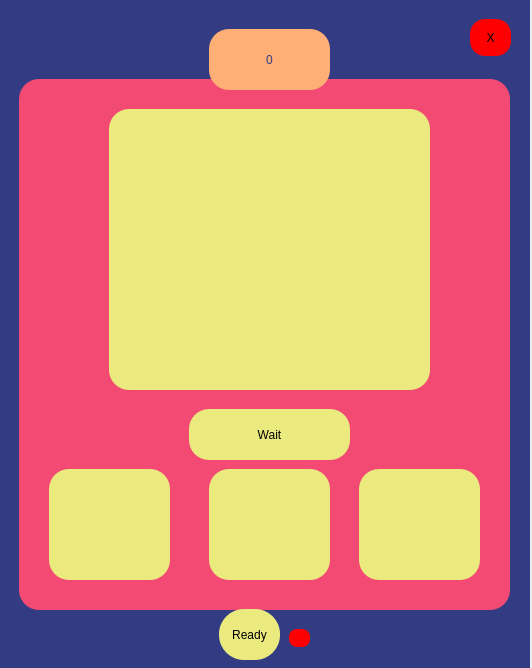
<?xml version="1.0" encoding="UTF-8"?>
<ui version="4.0">
 <class>Dialog</class>
 <widget class="QDialog" name="Dialog">
  <property name="geometry">
   <rect>
    <x>0</x>
    <y>0</y>
    <width>532</width>
    <height>668</height>
   </rect>
  </property>
  <property name="windowTitle">
   <string>Dialog</string>
  </property>
  <widget class="QWidget" name="MainWin" native="true">
   <property name="geometry">
    <rect>
     <x>-1</x>
     <y>-1</y>
     <width>531</width>
     <height>671</height>
    </rect>
   </property>
   <property name="styleSheet">
    <string notr="true">QWidget#MainWin{
	background-color: #333C83;
}</string>
   </property>
   <widget class="QWidget" name="ChildMainWin" native="true">
    <property name="geometry">
     <rect>
      <x>20</x>
      <y>80</y>
      <width>491</width>
      <height>531</height>
     </rect>
    </property>
    <property name="styleSheet">
     <string notr="true">QWidget#ChildMainWin{
	background-color: #F24A72;
	border-radius: 20px;
}</string>
    </property>
    <widget class="QPushButton" name="Rock">
     <property name="geometry">
      <rect>
       <x>30</x>
       <y>390</y>
       <width>121</width>
       <height>111</height>
      </rect>
     </property>
     <property name="styleSheet">
      <string notr="true">background-color:#EAEA7F;
border: 0px;
border-radius: 20px;</string>
     </property>
     <property name="text">
      <string/>
     </property>
     <property name="icon">
      <iconset>
       <normaloff>img/raised-fist-emoji-by-google.png</normaloff>img/raised-fist-emoji-by-google.png</iconset>
     </property>
     <property name="iconSize">
      <size>
       <width>80</width>
       <height>80</height>
      </size>
     </property>
    </widget>
    <widget class="QPushButton" name="Scissors">
     <property name="geometry">
      <rect>
       <x>190</x>
       <y>390</y>
       <width>121</width>
       <height>111</height>
      </rect>
     </property>
     <property name="styleSheet">
      <string notr="true">background-color:#EAEA7F;
border: 0px;
border-radius: 20px;</string>
     </property>
     <property name="text">
      <string/>
     </property>
     <property name="icon">
      <iconset>
       <normaloff>img/peace-sign-emoji-by-google.png</normaloff>img/peace-sign-emoji-by-google.png</iconset>
     </property>
     <property name="iconSize">
      <size>
       <width>80</width>
       <height>80</height>
      </size>
     </property>
    </widget>
    <widget class="QPushButton" name="Paper">
     <property name="geometry">
      <rect>
       <x>340</x>
       <y>390</y>
       <width>121</width>
       <height>111</height>
      </rect>
     </property>
     <property name="styleSheet">
      <string notr="true">background-color:#EAEA7F;
border: 0px;
border-radius: 20px;</string>
     </property>
     <property name="text">
      <string/>
     </property>
     <property name="icon">
      <iconset>
       <normaloff>img/hand-emoji-by-google.png</normaloff>img/hand-emoji-by-google.png</iconset>
     </property>
     <property name="iconSize">
      <size>
       <width>80</width>
       <height>80</height>
      </size>
     </property>
    </widget>
    <widget class="QLabel" name="Bot">
     <property name="geometry">
      <rect>
       <x>90</x>
       <y>30</y>
       <width>321</width>
       <height>281</height>
      </rect>
     </property>
     <property name="styleSheet">
      <string notr="true">background-color:#EAEA7F;
border: 0px;
border-radius: 20px;
</string>
     </property>
     <property name="text">
      <string/>
     </property>
     <property name="alignment">
      <set>Qt::AlignCenter</set>
     </property>
    </widget>
    <widget class="QLabel" name="counter">
     <property name="geometry">
      <rect>
       <x>170</x>
       <y>330</y>
       <width>161</width>
       <height>51</height>
      </rect>
     </property>
     <property name="styleSheet">
      <string notr="true">background-color:#EAEA7F;
border: 0px;
border-radius: 20px;
color: #000000;
font: 57 18pt &quot;Noto Sans&quot;;</string>
     </property>
     <property name="text">
      <string>Wait</string>
     </property>
     <property name="alignment">
      <set>Qt::AlignCenter</set>
     </property>
    </widget>
   </widget>
   <widget class="QLabel" name="scoreCard">
    <property name="geometry">
     <rect>
      <x>210</x>
      <y>30</y>
      <width>121</width>
      <height>61</height>
     </rect>
    </property>
    <property name="styleSheet">
     <string notr="true">background-color:#FDAF75;
border: 0px;
color: #333C83;
font: 57 18pt &quot;Noto Sans&quot; ;
border-radius: 20px;</string>
    </property>
    <property name="text">
     <string>0</string>
    </property>
    <property name="alignment">
     <set>Qt::AlignCenter</set>
    </property>
   </widget>
   <widget class="QPushButton" name="ready">
    <property name="geometry">
     <rect>
      <x>220</x>
      <y>610</y>
      <width>61</width>
      <height>51</height>
     </rect>
    </property>
    <property name="styleSheet">
     <string notr="true">background-color:#EAEA7F;
border: 0px;
border-radius: 25px;
color: #000000</string>
    </property>
    <property name="text">
     <string>Ready</string>
    </property>
   </widget>
   <widget class="QLabel" name="ready_l">
    <property name="geometry">
     <rect>
      <x>290</x>
      <y>630</y>
      <width>21</width>
      <height>18</height>
     </rect>
    </property>
    <property name="styleSheet">
     <string notr="true">background-color: rgb(255, 0, 0);
border-radius: 8px</string>
    </property>
    <property name="text">
     <string/>
    </property>
   </widget>
   <widget class="QPushButton" name="quit">
    <property name="geometry">
     <rect>
      <x>471</x>
      <y>20</y>
      <width>41</width>
      <height>37</height>
     </rect>
    </property>
    <property name="styleSheet">
     <string notr="true">background-color: rgb(255,0,0);
border-radius: 15px</string>
    </property>
    <property name="text">
     <string>X</string>
    </property>
   </widget>
  </widget>
 </widget>
 <resources/>
 <connections/>
</ui>
